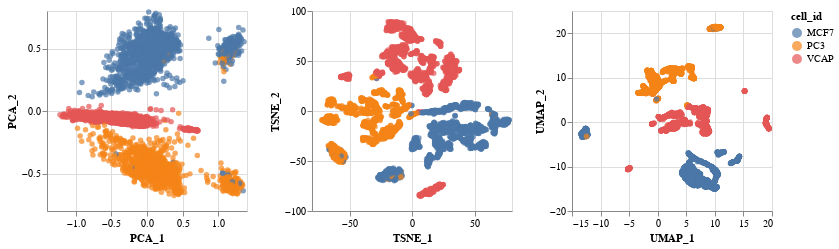

Notebook source saved alongside this figure:
### Code cell
# compare with embedding projections
embedding_plots = [he.plot_embedding(e).properties(width=200, height=200) for e in ["PCA", "TSNE", "UMAP"]]
alt.hconcat(*embedding_plots)

### Figure 1 — Vega-Lite specification as saved in the notebook (floating-point values rounded to 4 significant figures; data arrays with more than 128 entries replaced by an {"elided": "..."} marker saying what was removed)
{"$schema": "https://vega.github.io/schema/vega-lite/v3.3.0.json", "config": {"mark": {"tooltip": null}, "view": {"height": 300, "width": 400}}, "datasets": {"data-3bc9c299657df8e851a5a03a61f9df30": {"elided": "4357 records"}, "data-496c5704f454c25edfec2f54d9f1ed35": {"elided": "4357 records"}, "data-f92b026b666f36d6d6aee13351424127": {"elided": "4357 records"}}, "hconcat": [{"data": {"name": "data-f92b026b666f36d6d6aee13351424127"}, "encoding": {"color": {"field": "cell_id", "type": "nominal"}, "tooltip": [{"field": "inst_id", "type": "nominal"}], "x": {"field": "PCA_1", "type": "quantitative"}, "y": {"field": "PCA_2", "type": "quantitative"}}, "height": 200, "mark": "circle", "width": 200}, {"data": {"name": "data-3bc9c299657df8e851a5a03a61f9df30"}, "encoding": {"color": {"field": "cell_id", "type": "nominal"}, "tooltip": [{"field": "inst_id", "type": "nominal"}], "x": {"field": "TSNE_1", "type": "quantitative"}, "y": {"field": "TSNE_2", "type": "quantitative"}}, "height": 200, "mark": "circle", "width": 200}, {"data": {"name": "data-496c5704f454c25edfec2f54d9f1ed35"}, "encoding": {"color": {"field": "cell_id", "type": "nominal"}, "tooltip": [{"field": "inst_id", "type": "nominal"}], "x": {"field": "UMAP_1", "type": "quantitative"}, "y": {"field": "UMAP_2", "type": "quantitative"}}, "height": 200, "mark": "circle", "width": 200}]}
